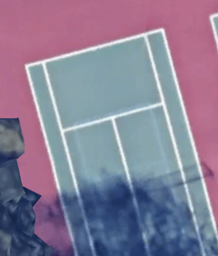
#> input picture half.png, 218 x 256 px, shrunk from 312 x 366 before the run, found by its file name
$ python hough_lines.py
#> lines starting #> are read from the running program, lines starting #| are printed output that depends on the picture; after the words box and inside, x2 and y2 are one past the last pixel; in counts of white or black regions, pixels touching at a corner belong together
import cv2
import numpy as np
from sklearn.cluster import DBSCAN
import itertools

def merge_similar_lines(lines, angle_threshold=10, distance_threshold=10):
    if lines is None:
        return []

    line_features = []
    for line in lines:
        x1, y1, x2, y2 = line[0]
        angle = np.arctan2(y2 - y1, x2 - x1) * 180 / np.pi
        midpoint = ((x1 + x2) / 2, (y1 + y2) / 2)
        length = np.sqrt((x2 - x1)**2 + (y2 - y1)**2)
        line_features.append([angle, midpoint[0], midpoint[1], length])

    line_features = np.array(line_features)
    clustering = DBSCAN(eps=distance_threshold, min_samples=1).fit(line_features[:, 1:3])
    labels = clustering.labels_

    merged_lines = []
    for label in np.unique(labels):
        indices = np.where(labels == label)[0]
        cluster_lines = [lines[idx][0] for idx in indices]
        avg_x1 = np.mean([line[0] for line in cluster_lines])
        avg_y1 = np.mean([line[1] for line in cluster_lines])
        avg_x2 = np.mean([line[2] for line in cluster_lines])
        avg_y2 = np.mean([line[3] for line in cluster_lines])
        merged_lines.append([int(avg_x1), int(avg_y1), int(avg_x2), int(avg_y2)])

    return merged_lines

def extend_line(x1, y1, x2, y2, length=50):
    line_vec = np.array([x2 - x1, y2 - y1])
    line_length = np.sqrt(line_vec[0]**2 + line_vec[1]**2)
    unit_vec = line_vec / line_length
    extend_vec = unit_vec * length
    return (x1 - extend_vec[0], y1 - extend_vec[1], x2 + extend_vec[0], y2 + extend_vec[1])

def find_intersections(lines):
    def line_intersection(line1, line2):
        x1, y1, x2, y2 = line1
        x3, y3, x4, y4 = line2
        denom = (x1-x2)*(y3-y4) - (y1-y2)*(x3-x4)
        if denom == 0:
            return None
        Px = ((x1*y2 - y1*x2)*(x3-x4) - (x1-x2)*(x3*y4 - y3*x4)) / denom
        Py = ((x1*y2 - y1*x2)*(y3-y4) - (y1-y2)*(x3*y4 - y3*x4)) / denom
        if (min(x1, x2) <= Px <= max(x1, x2) and min(y1, y2) <= Py <= max(y1, y2) and
            min(x3, x4) <= Px <= max(x3, x4) and min(y3, y4) <= Py <= max(y3, y4)):
            return (int(Px), int(Py))
        return None

    extended_lines = [extend_line(*line) for line in lines]
    intersections = []
    for i, line1 in enumerate(extended_lines):
        for line2 in extended_lines[i+1:]:
            intersect_point = line_intersection(line1, line2)
            if intersect_point:
                intersections.append(intersect_point)
    return intersections

def remove_short_lines(lines, min_length):
    filtered_lines = [line for line in lines if np.sqrt((line[2] - line[0])**2 + (line[3] - line[1])**2) >= min_length]
    return filtered_lines

def merge_close_intersections(intersections, distance_threshold=10):
    if not intersections:
        return []

    points = np.array(intersections)
    clustering = DBSCAN(eps=distance_threshold, min_samples=1).fit(points)
    labels = clustering.labels_

    merged_intersections = []
    for label in np.unique(labels):
        cluster_points = points[labels == label]
        avg_x = np.mean(cluster_points[:, 0])
        avg_y = np.mean(cluster_points[:, 1])
        merged_intersections.append((int(avg_x), int(avg_y)))

    return merged_intersections

def find_tennis_courts(intersections, ratio_tolerance=0.2):
    expected_distances = {
        'doubles_alley_width': 25.50,
        'service_box_width': 74.22,
        'baseline_to_service_line': 101.39,
        'court_width': 150.15,
        'service_outer_alley_width': 25.50,
        'service_line_to_middle': 76.66
    }

    def distance(p1, p2):
        return np.linalg.norm(np.array(p1) - np.array(p2))

    def is_within_tolerance(actual, expected, tolerance):
        return expected * (1 - tolerance) <= actual <= expected * (1 + tolerance)

    # [32 lines left out: function is_tennis_court, not called in this run]

    tennis_courts = []
    for subset in itertools.combinations(intersections, 9):
        if is_tennis_court(subset):
            tennis_courts.append(subset)

    return tennis_courts

def mouse_callback(event, x, y, flags, param):
    if event == cv2.EVENT_MOUSEMOVE:
        print(f"Mouse position: ({x}, {y})")

# Load the image
image_path = 'half.png'
image = cv2.imread(image_path)
#> image is the input picture: shape (256, 218, 3); mean B, G, R 149.8, 126.1, 136.1
gray = cv2.cvtColor(image, cv2.COLOR_BGR2GRAY)
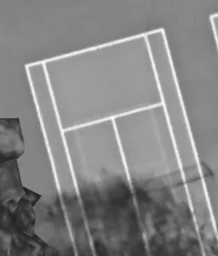
#> gray: shape (256, 218); min 31, max 249, mean 131.8
blur = cv2.GaussianBlur(gray, (5, 5), 0)

# Apply Canny edge detection
edges = cv2.Canny(blur, 50, 150, apertureSize=3)
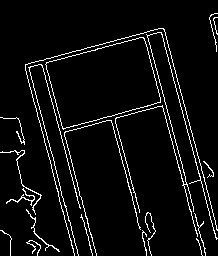
#> edges: shape (256, 218); 5.4% white in thin lines or dots

# Apply Hough Line Transform to detect lines
lines = cv2.HoughLinesP(edges, 1, np.pi/180, threshold=100, minLineLength=100, maxLineGap=10)
#> lines = [[159, 28, 216, 239], [143, 33, 202, 255], [146, 32, 205, 254], [44, 59, 77, 183], [25, 70, 74, 255], [25, 68, 164, 31], [40, 60, 92, 255], [27, 64, 78, 255], [110, 116, 146, 251], [164, 29, 215, 221]]

# Merge similar lines
merged_lines = merge_similar_lines(lines)
#> the loop in merge_similar_lines, `for line in lines:` made 10 passes
#> (x1, y1, x2, y2, angle, midpoint, length) on passes 1 to 10: (159, 28, 216, 239, 74.88, (187.5, 133.5), 218.6), (143, 33, 202, 255, 75.12, (172.5, 144), 229.7), (146, 32, 205, 254, 75.12, (175.5, 143), 229.7), (44, 59, 77, 183, 75.1, (60.5, 121), 128.3), (25, 70, 74, 255, 75.17, (49.5, 162.5), 191.4), (25, 68, 164, 31, -14.91, (94.5, 49.5), 143.8), (40, 60, 92, 255, 75.07, (66, 157.5), 201.8), (27, 64, 78, 255, 75.05, (52.5, 159.5), 197.7), (110, 116, 146, 251, 75.07, (128, 183.5), 139.7), (164, 29, 215, 221, 75.12, (189.5, 125), 198.7)
#> after the loop in merge_similar_lines, `for line in lines:`: line_features = 10 items, first 6: [74.88, 187.5, 133.5, 218.6], [75.12, 172.5, 144, 229.7], [75.12, 175.5, 143, 229.7], [75.1, 60.5, 121, 128.3], [75.17, 49.5, 162.5, 191.4], [-14.91, 94.5, 49.5, 143.8]
#> in merge_similar_lines, `line_features = np.array(line_features)`: line_features = [[74.88, 187.5, 133.5, 218.6], [75.12, 172.5, 144, 229.7], [75.12, 175.5, 143, 229.7], [75.1, 60.5, 121, 128.3], [75.17, 49.5, 162.5, 191.4], [-14.91, 94.5, 49.5, 143.8], [75.07, 66, 157.5, 201.8], [75.05, 52.5, 159.5, 197.7], [75.07, 128, 183.5, 139.7], [75.12, 189.5, 125, 198.7]]
#> in merge_similar_lines, `labels = clustering.labels_`: labels = [0, 1, 1, 2, 3, 4, 5, 3, 6, 0]
#> the loop in merge_similar_lines, `for label in np.unique(labels):` made 7 passes
#> (indices, avg_x1, avg_y1, avg_x2, avg_y2) on passes 3, 5, 6, 7: ([3], 44, 59, 77, 183), ([5], 25, 68, 164, 31), ([6], 40, 60, 92, 255), ([8], 110, 116, 146, 251)
#> (indices, cluster_lines, avg_x1, avg_y1, avg_x2, avg_y2) on passes 1, 2, 4: ([0, 9], [[159, 28, 216, 239], [164, 29, 215, 221]], 161.5, 28.5, 215.5, 230), ([1, 2], [[143, 33, 202, 255], [146, 32, 205, 254]], 144.5, 32.5, 203.5, 254.5), ([4, 7], [[25, 70, 74, 255], [27, 64, 78, 255]], 26, 67, 76, 255)
#> after the loop in merge_similar_lines, `for label in np.unique(labels):`: merged_lines = [[161, 28, 215, 230], [144, 32, 203, 254], [44, 59, 77, 183], [26, 67, 76, 255], [25, 68, 164, 31], [40, 60, 92, 255], [110, 116, 146, 251]]

# Remove lines smaller than a certain length
min_length = 75
filtered_lines = remove_short_lines(merged_lines, min_length)
#> in remove_short_lines, `filtered_lines = [line for line in lines if np.sqrt((line[2] - line[0]..`: filtered_lines has the same summary as merged_lines in merge_similar_lines
#> filtered_lines has the same summary as merged_lines in merge_similar_lines

# Find intersections
intersections = find_intersections(filtered_lines)
#> in find_intersections, `extended_lines = [extend_line(*line) for line in lines]`: extended_lines = [(148.1, -20.3, 227.9, 278.3), (131.2, -16.32, 215.8, 302.3), (31.14, 10.68, 89.86, 231.3), (13.15, 18.68, 88.85, 303.3), (-23.32, 80.86, 212.3, 18.14), (27.12, 11.69, 104.9, 303.3), (97.12, 67.69, 158.9, 299.3)]
#> the loop in find_intersections, `for i, line1 in enumerate(extended_lines):` made 7 passes
#> after the loop in find_intersections, `for i, line1 in enumerate(extended_lines):`: intersections = [(161, 31), (145, 36), (44, 62), (26, 67), (40, 63)]

# Merge close intersections
unique_intersections = merge_close_intersections(intersections)
#> in merge_close_intersections, `points = np.array(intersections)`: points = [[161, 31], [145, 36], [44, 62], [26, 67], [40, 63]]
#> in merge_close_intersections, `labels = clustering.labels_`: labels = [0, 1, 2, 3, 2]
#> the loop in merge_close_intersections, `for label in np.unique(labels):` made 4 passes
#> (cluster_points, avg_x, avg_y) on pass 3: ([[44, 62], [40, 63]], 42, 62.5)
#> after the loop in merge_close_intersections, `for label in np.unique(labels):`: merged_intersections = [(161, 31), (145, 36), (42, 62), (26, 67)]
#> unique_intersections = [(161, 31), (145, 36), (42, 62), (26, 67)]

# Find tennis courts
tennis_courts = find_tennis_courts(unique_intersections)
#> after the loop in find_tennis_courts, `for subset in itertools.combinations(intersections, 9):`: tennis_courts = []
#> tennis_courts = []

if tennis_courts:
    print("Tennis court(s) found.")
else:
    print("No tennis court found.")

# Create copies of the images to draw intersections and lines
output_image_normal = image.copy()
output_image_edges = cv2.cvtColor(edges, cv2.COLOR_GRAY2BGR)
#> output_image_edges: shape (256, 218, 3); 5.4% white in thin lines or dots

# Draw the filtered lines
for line in filtered_lines:
    x1, y1, x2, y2 = line
    cv2.line(output_image_normal, (x1, y1), (x2, y2), (0, 255, 0), 2)  # Green lines
    cv2.line(output_image_edges, (x1, y1), (x2, y2), (0, 255, 0), 2)  # Green lines
#> this loop made 7 passes
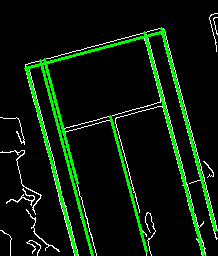
#> output_image_edges: shape (256, 218, 3); mean B, G, R 9.5, 25.5, 9.5
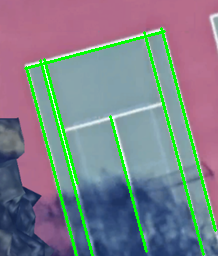
#> output_image_normal: shape (256, 218, 3); 6.29% of pixels changed, all inside (x1, y1, x2, y2) = (24, 27, 217, 256)

# Draw dots at intersections
for point in unique_intersections:
    cv2.circle(output_image_normal, point, 5, (0, 0, 255), -1)  # Red dots
    cv2.circle(output_image_edges, point, 5, (0, 0, 255), -1)  # Red dots
#> this loop made 4 passes
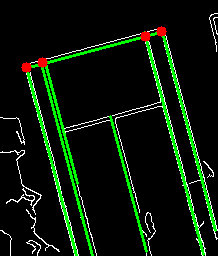
#> output_image_edges: shape (256, 218, 3); 0.58% of pixels changed, all inside (x1, y1, x2, y2) = (21, 26, 167, 73)
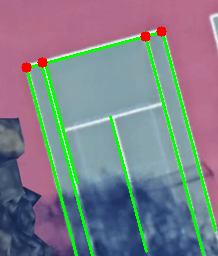
#> output_image_normal: shape (256, 218, 3); 0.58% of pixels changed, all inside (x1, y1, x2, y2) = (21, 26, 167, 73)
print(unique_intersections)
#| [(161, 31), (145, 36), (42, 62), (26, 67)]

# Draw rectangles around detected tennis courts
for court in tennis_courts:
    court = np.array(court)
    min_x, min_y = np.min(court, axis=0)
    max_x, max_y = np.max(court, axis=0)
    cv2.rectangle(output_image_normal, (min_x, min_y), (max_x, max_y), (255, 0, 0), 2)  # Blue rectangle
#> this loop made 0 passes

# Function to toggle between images
def toggle_image():
    global show_edges
    show_edges = not show_edges

# Set the initial state
show_edges = False

cv2.namedWindow('Image')
cv2.setMouseCallback('Image', mouse_callback)

while True:
    # Display the appropriate image based on the state
    if show_edges:
        cv2.imshow('Image', output_image_edges)
    else:
        cv2.imshow('Image', output_image_normal)

    # Wait for a key press
    key = cv2.waitKey(1) & 0xFF
#> (key q is pressed here)

    # Toggle the image if 't' is pressed
    if key == ord('t'):
        toggle_image()

    # Break the loop if 'q' is pressed
    if key == ord('q'):
        break

cv2.destroyAllWindows()

$ run again, with 1.png copied over half.png
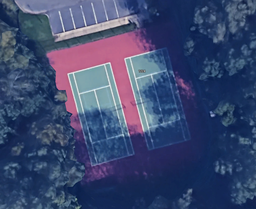
#> input picture 1.png, 256 x 209 px, shrunk from 1406 x 1146 before the run, found by its file name
#> image is the input picture: shape (209, 256, 3); mean B, G, R 110.6, 73.2, 60.8
#> `blur = cv2.GaussianBlur(gray, (5, 5), 0)`:
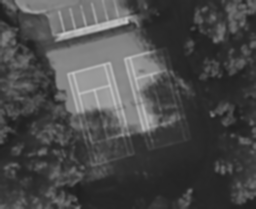
#> blur: shape (209, 256); min 31, max 198, mean 73.8
#> `edges = cv2.Canny(blur, 50, 150, apertureSize=3)`:
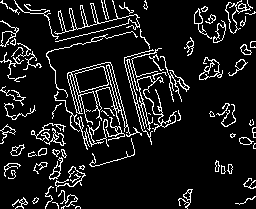
#> edges: shape (209, 256); 10.5% white in thin lines or dots
#> lines = None
#> merged_lines = []
#> output_image_edges: shape (209, 256, 3); 10.5% white in thin lines or dots

$ run again, with 3.png copied over half.png
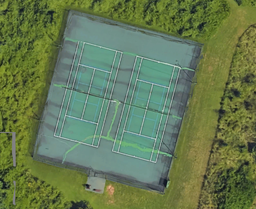
#> input picture 3.png, 256 x 209 px, shrunk from 1406 x 1146 before the run, found by its file name
#> image is the input picture: shape (209, 256, 3); mean B, G, R 82.5, 121.8, 101.6
#> `blur = cv2.GaussianBlur(gray, (5, 5), 0)`:
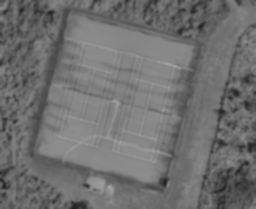
#> blur: shape (209, 256); min 32, max 166, mean 111.3
#> `edges = cv2.Canny(blur, 50, 150, apertureSize=3)`:
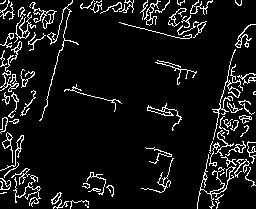
#> edges: shape (209, 256); 8.6% white in thin lines or dots
#> lines = None
#> merged_lines = []
#> output_image_edges: shape (209, 256, 3); 8.6% white in thin lines or dots
